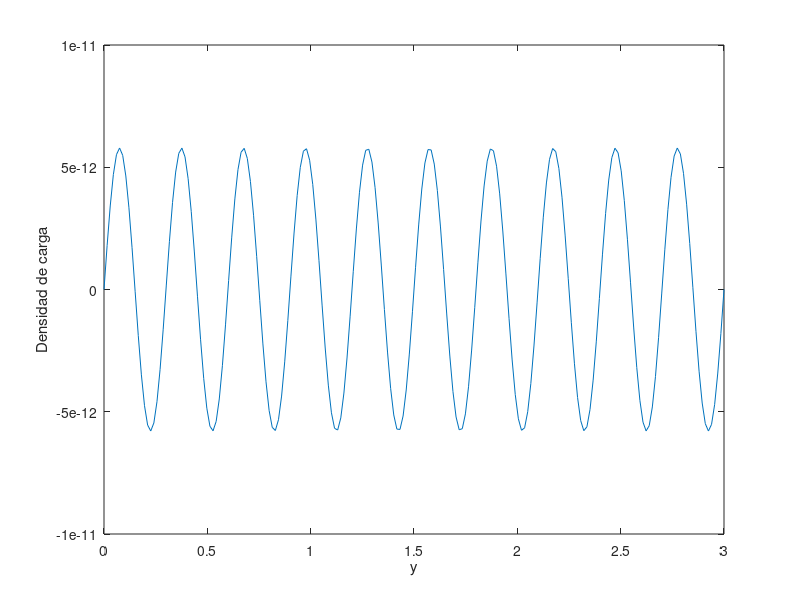

The MATLAB source for this figure:
a=2;
b=3;
n=20;

y=linspace(0,3,200);
e=8.85.*10.^(-12);

An = 1./(n.*pi.*sinh(n.*pi.*a./b)).*(cos(n.*pi).*((2.*b.^3)./(a.^3.*(n.*pi).^2)-atan(b./a)))
sigma = -2.*pi.*e.*n./b.*An.*cosh(n.*pi.*a./b).*sin(n.*pi.*y./b)

plot(y,sigma)
xlabel("y")
ylabel("Densidad de carga")